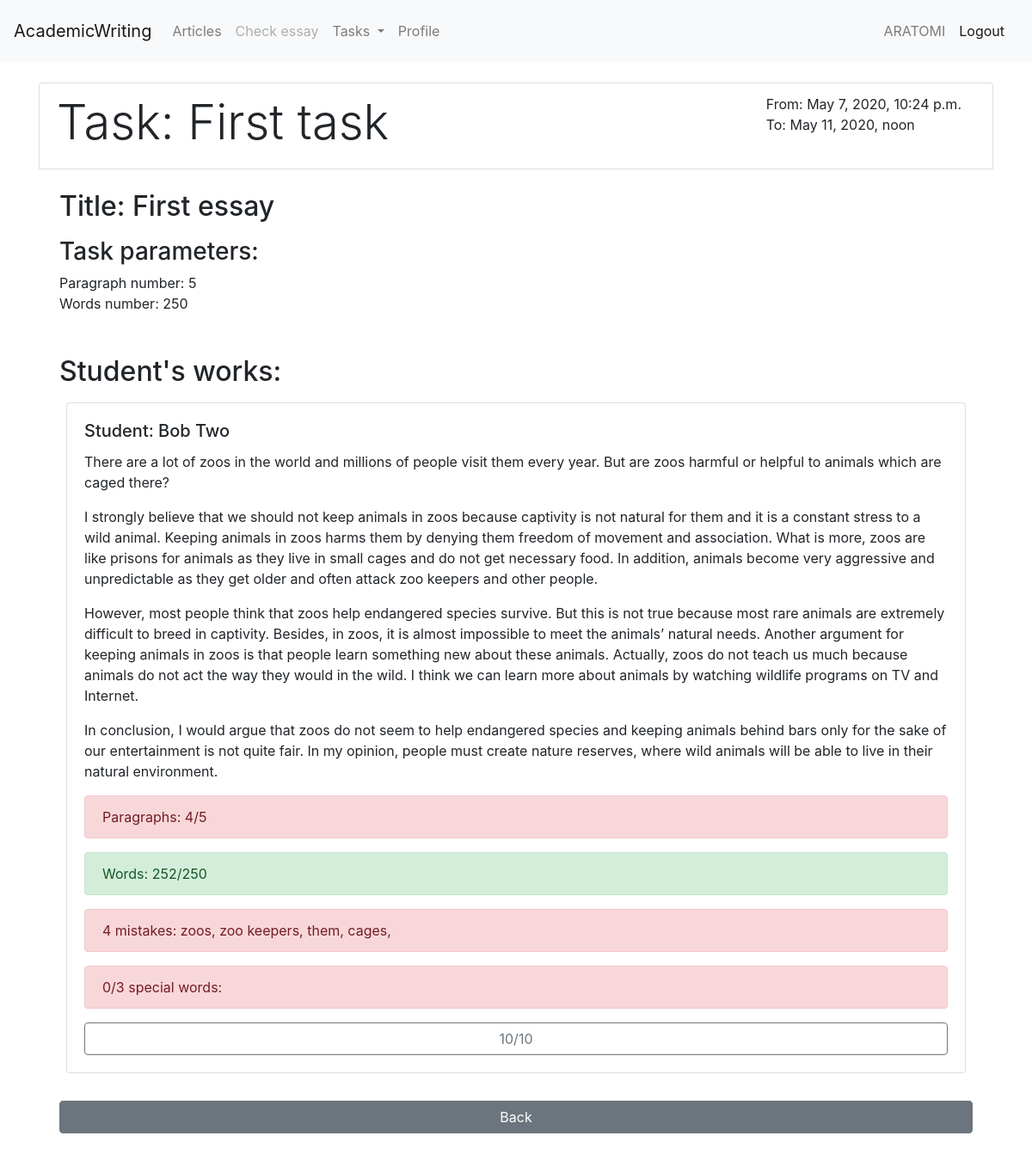
Page /tasks/task/1/?status=all (signed in) on the committed database.
### AcademicWriting/models.py (models this page shows, shortened)
class Task(models.Model):
    creation_date = models.DateTimeField(auto_now=True, null=True)
    teacher = models.ForeignKey(User, on_delete=models.SET_NULL, verbose_name='Teacher', blank=False, null=True)
    deadline = models.DateTimeField(verbose_name='Deadline', null=True)
    name = models.CharField(max_length=100, verbose_name='Task name', null=True)
    group = models.ForeignKey(Group, on_delete=models.SET_NULL, verbose_name='Group', blank=False, null=True)
    title = models.CharField(max_length=100, verbose_name='Title', null=True)
    words_number = models.PositiveSmallIntegerField(verbose_name='Words number', null=True)
    paragraph_number = models.PositiveSmallIntegerField(verbose_name='Paragraph number', null=True)
    class Meta:
        verbose_name = 'Task'
        verbose_name_plural = 'Tasks'

class Work(models.Model):
    task = models.ForeignKey(Task, on_delete=models.SET_NULL, verbose_name='Task', blank=False, null=True)
    student = models.ForeignKey(User, on_delete=models.SET_NULL, verbose_name='Student', blank=False, null=True)
    text = models.TextField(verbose_name='Text', blank=True, null=True)
    words_number = models.PositiveSmallIntegerField(verbose_name='Words number', blank=True, null=True)
    paragraph_number = models.PositiveSmallIntegerField(verbose_name='Paragraph number', blank=True, null=True)
    mistakes_number = models.PositiveSmallIntegerField(verbose_name='Mistakes number', blank=True, null=True)
    mistakes = models.TextField(verbose_name='Mistakes', blank=True, null=True)
    specialwords_number = models.PositiveSmallIntegerField(verbose_name='Special words number', blank=True, null=True)
    specialwords = models.TextField(verbose_name='Special words', blank=True, null=True)
    result = models.CharField(verbose_name='Result', max_length=30, blank=True, null=True)
    commentary = models.TextField(verbose_name='Commentary', blank=True, null=True)
    class Meta:
        verbose_name = 'Work'
        verbose_name_plural = 'Works'

### AcademicWriting/views.py (the view, shortened to what this page needs)
# urls.py: path('tasks/task/<int:pk>/', views.task_details, name='task_details'),
def task_details(request, pk):
    if request.user.is_authenticated:
        status = request.GET.get('status', 'all')
        if request.user.groups.all()[0].name == 'Students Group':
            task = Task.objects.filter(group=GP.objects.get(students=request.user)).get(id=pk)
            work, is_created = Work.objects.get_or_create(task=task, student=request.user)
            if request.method == "POST":
                text = request.POST.get("text")
                work.text = text
                work.words_number = TextAnalysis.countWords(text)
                work.paragraph_number = TextAnalysis.countParagraphs(text)
                mistakes = TextAnalysis.findMistakes(text)
                work.mistakes_number = len(mistakes)
                mistakes_str = ''
                for mis in mistakes:
                    mistakes_str += mis + ', '
                work.mistakes = mistakes_str
                sp_words = TextAnalysis.findSpecialWords(text)
                work.specialwords_number = len(sp_words)
                sp_words_str = ''
                for word in sp_words:
                    sp_words_str += word + ', '
                work.specialwords = sp_words_str
                work.save()
            if is_created:
                form = WorkForm(initial={'text': 'Enter your text'})
            else:
                form = WorkForm(initial={'text': work.text})
            template = 'task_details.html'
            works_list = None
        elif request.user.groups.all()[0].name == 'Teachers Group':
            task = Task.objects.filter(group=GP.objects.get(teachers=request.user)).get(id=pk)
            template = 'task_details.html'
            work = None
            form = None
            works_list = Work.objects.filter(task=task)
        else:
            task = 'Task now found'
        context = {
            'task': task,
            'work_form': form,
            'work': work,
            'now': now(),
            'status': status,
            'is_student': request.user.groups.all()[0].name == 'Students Group',
            'is_teacher': request.user.groups.all()[0].name == 'Teachers Group',
            'works_list': works_list
        }
        return render(request, template, context)
    else:
        return HttpResponseRedirect("/accounts/login")

### AcademicWriting/templates/task_details.html (shortened to what this page needs)
{% extends 'base.html' %}
{% block content %}
    <div class="container mt-4">
        <ul class="list-group mt-4 mb-4">
            <li class="list-group-item">
                <span class="float-right mr-3">From: {{ task.creation_date }}<br> To: {{ task.deadline }} </span>
                <h1 class="display-4 mt-0">Task: {{ task.name }}</h1>
            </li>
            <span class="list-group ml-4 mr-4">
            <h2 class="mt-4">Title: {{ task.title }}</h2>
            <h3 class="mt-2">Task parameters:</h3>
            <span>Paragraph number: {{ task.paragraph_number }}<br>
            Words number: {{ task.words_number }}</span><br>
            {% if is_teacher %}
                <h2 class="mt-4">Student's works:</h2>
                {% for work in works_list %}
                    <div class="card m-2">
                        <div class="card-body">
                            <div><h5 class="card-title">Student: {{ work.student.get_full_name }}</h5></div>
                            <span>
                                {% if work.text is not None %}
                                    <span class="mb-2">{{ work.text|linebreaks }}</span>
                                    {% if work.paragraph_number >= task.paragraph_number %}
                                        <div class="alert alert-success" role="alert">
                                        Paragraphs: {{ work.paragraph_number }}/{{ task.paragraph_number }}
                                        </div>
                                    {% else %}
                                        <div class="alert alert-danger" role="alert">
                                        Paragraphs: {{ work.paragraph_number }}/{{ task.paragraph_number }}
                                        </div>
                                    {% endif %}
                                    {% if work.words_number >= task.words_number %}
                                        <div class="alert alert-success" role="alert">
                                        Words: {{ work.words_number }}/{{ task.words_number }}
                                        </div>
                                    {% else %}
                                        <div class="alert alert-danger" role="alert">
                                        Words: {{ work.words_number }}/{{ task.words_number }}
                                        </div>
                                    {% endif %}
                                    {% if work.mistakes_number <= 0%}
                                        <div class="alert alert-success" role="alert">
                                        No mistakes!
                                        </div>
                                    {% else %}
                                        <div class="alert alert-danger" role="alert">
                                        {{ work.mistakes_number }} mistakes: {{ work.mistakes }}
                                        </div>
                                    {% endif %}
                                    {% if work.specialwords_number >= 3%}
                                        <div class="alert alert-success" role="alert">
                                        {{ work.specialwords_number }}/3 special words: {{ work.specialwords }}
                                        </div>
                                    {% else %}
                                        <div class="alert alert-danger" role="alert">
                                        {{ work.specialwords_number }}/3 special words: {{ work.specialwords }}
                                        </div>
                                    {% endif %}
                                {% else %}
                                    Empty work...<br><br>
                                {% endif %}
                            </span>
                            <button type="button" class="btn btn-outline-secondary btn-block" data-toggle="modal" data-target="#rateModal{{ work.id }}">
                                {% if work.result is not None %}
                                    {{ work.result }}
                                {% else %}
                                    Rate
                                {% endif %}
                            </button>
                        </div>
                    </div>
                {% empty %}
                    Nothing found...
                {% endfor %}
            {% endif %}
            <a class="btn btn-secondary mt-4" role="button" href="/tasks/?status={{ status }}">Back</a>
      </span>
        </ul>
    </div>
{%  endblock %}

### AcademicWriting/templates/base.html (shortened to what this page needs)
<!doctype html>
<html lang="en">
  <head>
    <link rel="stylesheet" href="https://stackpath.bootstrapcdn.com/bootstrap/4.4.1/css/bootstrap.min.css">
  </head>
  <body>
    <nav class="navbar navbar-expand-lg navbar-light bg-light">
      <a class="navbar-brand" href="/">AcademicWriting</a>
      <div class="collapse navbar-collapse" id="navbarSupportedContent">
        <ul class="navbar-nav mr-auto">
          {% url 'articles' as url_articles %}
          <li class="nav-item {% if url_articles == request.path %}active{% endif %}" >
            <a class="nav-link" href="{{ url_articles }}">Articles <span class="sr-only">(current)</span></a>
          </li>
          {% url 'check_essay' as url_check_essay %}
          <li class="nav-item {% if url_check_essay == request.path %}active{% endif %}" >
            <a class="nav-link disabled" href="{{ url_check_essay }}">Check essay <span class="sr-only">(current)</span></a>
          </li>
          <li class="nav-item dropdown">
            <a class="nav-link dropdown-toggle" href="#" id="navbarDropdown" role="button" data-toggle="dropdown" aria-haspopup="true" aria-expanded="false">
              Tasks
            </a>
          </li>
          {% url 'profile_page' as url_profile_page %}
          <li class="nav-item {% if url_profile_page == request.path %}active{% endif %}" >
            <a class="nav-link" href="{{ url_profile_page }}">Profile<span class="sr-only">(current)</span></a>
          </li>
        </ul>
      {% if request.user.is_authenticated %}
        <span class="navbar-text">
            {{ request.user }}
        </span>
        <span class="navbar-text">
            {% url 'logout' as url_logout %}
                    <a class="nav-link" href="{{ url_logout }}">Logout</a>
        </span>
      {% else %}
            {% url 'login_page' as url_login %}
                    <a class="nav-link" href="{{ url_login }}">Login</a>
      {% endif %}
      </div>
    </nav>
    {% block content %}{% endblock %}
  </body>
</html>

### rows in the picture
Task: creation_date "May 7, 2020, 10:24 p.m.", deadline "May 11, 2020, noon", name "First task", title "First essay", paragraph_number "5", words_number "250"
Work: student.get_full_name "Bob Two", text "There are a lot of zoos in the world and millions of people visit them every year. But are zoos harmful or helpful to animals which are caged there? I strongly believe that we should not keep animals in zoos because captivity is not natural for them and it is a constant stress to a wild animal. Keeping animals in zoos harms them by denying them freedom of movement and association. What is more, zoos are like prisons for animals as they live in small cages and do not get necessary food. In addition, animals become very aggressive and unpredictable as they get older and often attack zoo keepers and other people. However, most people think that zoos help endangered species survive. But this is…", paragraph_number "4", words_number "252", mistakes_number "4", mistakes "zoos, zoo keepers, them, cages,", specialwords_number "0", result "10/10"

### other values in the picture
{{ request.user }} "ARATOMI"
